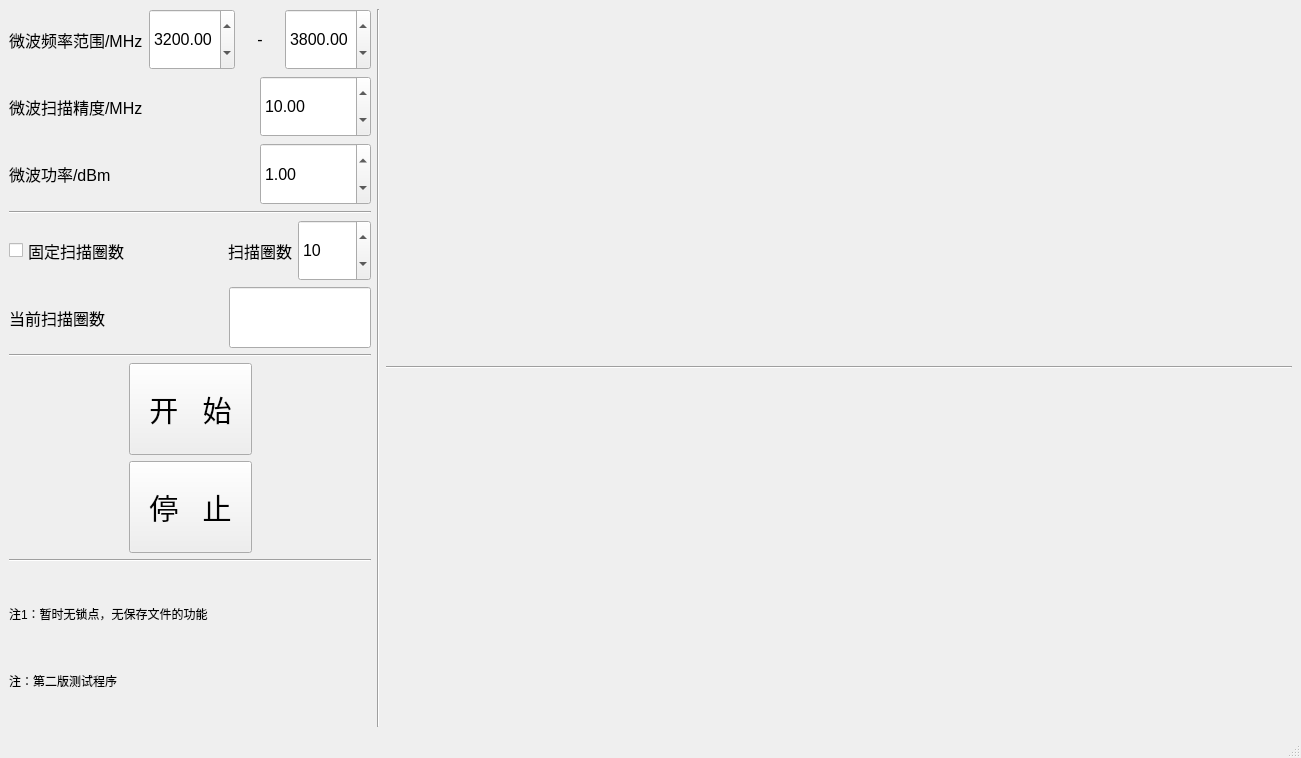
<?xml version="1.0" encoding="UTF-8"?>
<ui version="4.0">
 <class>MainWindow</class>
 <widget class="QMainWindow" name="MainWindow">
  <property name="geometry">
   <rect>
    <x>0</x>
    <y>0</y>
    <width>1301</width>
    <height>758</height>
   </rect>
  </property>
  <property name="windowTitle">
   <string>ODMR-AWG-Task-mode-test1</string>
  </property>
  <widget class="QWidget" name="centralwidget">
   <layout class="QHBoxLayout" name="horizontalLayout_10">
    <item>
     <layout class="QHBoxLayout" name="horizontalLayout_9" stretch="2,1,5">
      <item>
       <layout class="QVBoxLayout" name="verticalLayout_2" stretch="2,2,2,1,2,2,1,3,3,1,1,1,1,1,1">
        <item>
         <layout class="QHBoxLayout" name="horizontalLayout" stretch="3,2,1,2">
          <item>
           <widget class="QLabel" name="label">
            <property name="sizePolicy">
             <sizepolicy hsizetype="Minimum" vsizetype="Minimum">
              <horstretch>0</horstretch>
              <verstretch>0</verstretch>
             </sizepolicy>
            </property>
            <property name="font">
             <font>
              <family>Arial</family>
              <pointsize>12</pointsize>
             </font>
            </property>
            <property name="text">
             <string>微波频率范围/MHz</string>
            </property>
           </widget>
          </item>
          <item>
           <widget class="QDoubleSpinBox" name="doubleSpinBox">
            <property name="sizePolicy">
             <sizepolicy hsizetype="Minimum" vsizetype="Minimum">
              <horstretch>0</horstretch>
              <verstretch>0</verstretch>
             </sizepolicy>
            </property>
            <property name="font">
             <font>
              <family>Arial</family>
              <pointsize>12</pointsize>
             </font>
            </property>
            <property name="decimals">
             <number>2</number>
            </property>
            <property name="minimum">
             <double>1.000000000000000</double>
            </property>
            <property name="maximum">
             <double>6000.000000000000000</double>
            </property>
            <property name="singleStep">
             <double>100.000000000000000</double>
            </property>
            <property name="value">
             <double>3200.000000000000000</double>
            </property>
           </widget>
          </item>
          <item>
           <widget class="QLabel" name="label_3">
            <property name="sizePolicy">
             <sizepolicy hsizetype="Preferred" vsizetype="Fixed">
              <horstretch>0</horstretch>
              <verstretch>0</verstretch>
             </sizepolicy>
            </property>
            <property name="font">
             <font>
              <family>Arial</family>
              <pointsize>12</pointsize>
             </font>
            </property>
            <property name="text">
             <string>-</string>
            </property>
            <property name="alignment">
             <set>Qt::AlignCenter</set>
            </property>
           </widget>
          </item>
          <item>
           <widget class="QDoubleSpinBox" name="doubleSpinBox_2">
            <property name="sizePolicy">
             <sizepolicy hsizetype="Minimum" vsizetype="Minimum">
              <horstretch>0</horstretch>
              <verstretch>0</verstretch>
             </sizepolicy>
            </property>
            <property name="font">
             <font>
              <family>Arial</family>
              <pointsize>12</pointsize>
             </font>
            </property>
            <property name="decimals">
             <number>2</number>
            </property>
            <property name="minimum">
             <double>1.000000000000000</double>
            </property>
            <property name="maximum">
             <double>6000.000000000000000</double>
            </property>
            <property name="singleStep">
             <double>100.000000000000000</double>
            </property>
            <property name="value">
             <double>3800.000000000000000</double>
            </property>
           </widget>
          </item>
         </layout>
        </item>
        <item>
         <layout class="QHBoxLayout" name="horizontalLayout_2" stretch="1,1,1">
          <item>
           <widget class="QLabel" name="label_2">
            <property name="sizePolicy">
             <sizepolicy hsizetype="Minimum" vsizetype="Minimum">
              <horstretch>0</horstretch>
              <verstretch>0</verstretch>
             </sizepolicy>
            </property>
            <property name="font">
             <font>
              <family>Arial</family>
              <pointsize>12</pointsize>
             </font>
            </property>
            <property name="text">
             <string>微波扫描精度/MHz</string>
            </property>
           </widget>
          </item>
          <item>
           <spacer name="horizontalSpacer_9">
            <property name="orientation">
             <enum>Qt::Horizontal</enum>
            </property>
            <property name="sizeHint" stdset="0">
             <size>
              <width>40</width>
              <height>20</height>
             </size>
            </property>
           </spacer>
          </item>
          <item>
           <widget class="QDoubleSpinBox" name="doubleSpinBox_3">
            <property name="sizePolicy">
             <sizepolicy hsizetype="Minimum" vsizetype="Minimum">
              <horstretch>0</horstretch>
              <verstretch>0</verstretch>
             </sizepolicy>
            </property>
            <property name="font">
             <font>
              <family>Arial</family>
              <pointsize>12</pointsize>
             </font>
            </property>
            <property name="decimals">
             <number>2</number>
            </property>
            <property name="maximum">
             <double>20.000000000000000</double>
            </property>
            <property name="value">
             <double>10.000000000000000</double>
            </property>
           </widget>
          </item>
         </layout>
        </item>
        <item>
         <layout class="QHBoxLayout" name="horizontalLayout_3" stretch="1,1,1">
          <item>
           <widget class="QLabel" name="label_4">
            <property name="sizePolicy">
             <sizepolicy hsizetype="Minimum" vsizetype="Minimum">
              <horstretch>0</horstretch>
              <verstretch>0</verstretch>
             </sizepolicy>
            </property>
            <property name="font">
             <font>
              <family>Arial</family>
              <pointsize>12</pointsize>
             </font>
            </property>
            <property name="text">
             <string>微波功率/dBm       </string>
            </property>
           </widget>
          </item>
          <item>
           <spacer name="horizontalSpacer_10">
            <property name="orientation">
             <enum>Qt::Horizontal</enum>
            </property>
            <property name="sizeHint" stdset="0">
             <size>
              <width>40</width>
              <height>20</height>
             </size>
            </property>
           </spacer>
          </item>
          <item>
           <widget class="QDoubleSpinBox" name="doubleSpinBox_4">
            <property name="sizePolicy">
             <sizepolicy hsizetype="Minimum" vsizetype="Minimum">
              <horstretch>0</horstretch>
              <verstretch>0</verstretch>
             </sizepolicy>
            </property>
            <property name="font">
             <font>
              <family>Arial</family>
              <pointsize>12</pointsize>
             </font>
            </property>
            <property name="minimum">
             <double>-60.000000000000000</double>
            </property>
            <property name="maximum">
             <double>10.000000000000000</double>
            </property>
            <property name="value">
             <double>1.000000000000000</double>
            </property>
           </widget>
          </item>
         </layout>
        </item>
        <item>
         <widget class="Line" name="line">
          <property name="orientation">
           <enum>Qt::Horizontal</enum>
          </property>
         </widget>
        </item>
        <item>
         <layout class="QHBoxLayout" name="horizontalLayout_5">
          <item>
           <widget class="QCheckBox" name="checkBox">
            <property name="sizePolicy">
             <sizepolicy hsizetype="Minimum" vsizetype="Minimum">
              <horstretch>0</horstretch>
              <verstretch>0</verstretch>
             </sizepolicy>
            </property>
            <property name="font">
             <font>
              <family>Arial</family>
              <pointsize>12</pointsize>
             </font>
            </property>
            <property name="text">
             <string>固定扫描圈数</string>
            </property>
           </widget>
          </item>
          <item>
           <spacer name="horizontalSpacer_2">
            <property name="sizePolicy">
             <sizepolicy hsizetype="Minimum" vsizetype="Minimum">
              <horstretch>0</horstretch>
              <verstretch>0</verstretch>
             </sizepolicy>
            </property>
            <property name="font">
             <font>
              <family>Arial</family>
              <pointsize>12</pointsize>
             </font>
            </property>
            <property name="orientation">
             <enum>Qt::Horizontal</enum>
            </property>
            <property name="sizeHint" stdset="0">
             <size>
              <width>40</width>
              <height>20</height>
             </size>
            </property>
           </spacer>
          </item>
          <item>
           <widget class="QLabel" name="label_5">
            <property name="sizePolicy">
             <sizepolicy hsizetype="Minimum" vsizetype="Minimum">
              <horstretch>0</horstretch>
              <verstretch>0</verstretch>
             </sizepolicy>
            </property>
            <property name="font">
             <font>
              <family>Arial</family>
              <pointsize>12</pointsize>
             </font>
            </property>
            <property name="text">
             <string>扫描圈数</string>
            </property>
           </widget>
          </item>
          <item>
           <widget class="QSpinBox" name="spinBox">
            <property name="sizePolicy">
             <sizepolicy hsizetype="Minimum" vsizetype="Minimum">
              <horstretch>0</horstretch>
              <verstretch>0</verstretch>
             </sizepolicy>
            </property>
            <property name="font">
             <font>
              <family>Arial</family>
              <pointsize>12</pointsize>
             </font>
            </property>
            <property name="minimum">
             <number>1</number>
            </property>
            <property name="maximum">
             <number>10000</number>
            </property>
            <property name="value">
             <number>10</number>
            </property>
           </widget>
          </item>
         </layout>
        </item>
        <item>
         <layout class="QHBoxLayout" name="horizontalLayout_6">
          <item>
           <widget class="QLabel" name="label_6">
            <property name="sizePolicy">
             <sizepolicy hsizetype="Minimum" vsizetype="Minimum">
              <horstretch>0</horstretch>
              <verstretch>0</verstretch>
             </sizepolicy>
            </property>
            <property name="font">
             <font>
              <family>Arial</family>
              <pointsize>12</pointsize>
             </font>
            </property>
            <property name="text">
             <string>当前扫描圈数</string>
            </property>
           </widget>
          </item>
          <item>
           <spacer name="horizontalSpacer_4">
            <property name="orientation">
             <enum>Qt::Horizontal</enum>
            </property>
            <property name="sizeHint" stdset="0">
             <size>
              <width>40</width>
              <height>20</height>
             </size>
            </property>
           </spacer>
          </item>
          <item>
           <widget class="QLineEdit" name="lineEdit">
            <property name="sizePolicy">
             <sizepolicy hsizetype="Minimum" vsizetype="Minimum">
              <horstretch>0</horstretch>
              <verstretch>0</verstretch>
             </sizepolicy>
            </property>
            <property name="font">
             <font>
              <family>Arial</family>
              <pointsize>12</pointsize>
             </font>
            </property>
           </widget>
          </item>
         </layout>
        </item>
        <item>
         <widget class="Line" name="line_2">
          <property name="orientation">
           <enum>Qt::Horizontal</enum>
          </property>
         </widget>
        </item>
        <item>
         <layout class="QHBoxLayout" name="horizontalLayout_4">
          <item>
           <spacer name="horizontalSpacer">
            <property name="orientation">
             <enum>Qt::Horizontal</enum>
            </property>
            <property name="sizeHint" stdset="0">
             <size>
              <width>40</width>
              <height>20</height>
             </size>
            </property>
           </spacer>
          </item>
          <item>
           <widget class="QPushButton" name="pushButton">
            <property name="sizePolicy">
             <sizepolicy hsizetype="Fixed" vsizetype="Minimum">
              <horstretch>22</horstretch>
              <verstretch>0</verstretch>
             </sizepolicy>
            </property>
            <property name="font">
             <font>
              <family>Arial</family>
              <pointsize>22</pointsize>
             </font>
            </property>
            <property name="text">
             <string>  开   始  </string>
            </property>
           </widget>
          </item>
          <item>
           <spacer name="horizontalSpacer_3">
            <property name="orientation">
             <enum>Qt::Horizontal</enum>
            </property>
            <property name="sizeHint" stdset="0">
             <size>
              <width>40</width>
              <height>20</height>
             </size>
            </property>
           </spacer>
          </item>
         </layout>
        </item>
        <item>
         <layout class="QHBoxLayout" name="horizontalLayout_7">
          <item>
           <spacer name="horizontalSpacer_5">
            <property name="orientation">
             <enum>Qt::Horizontal</enum>
            </property>
            <property name="sizeHint" stdset="0">
             <size>
              <width>40</width>
              <height>20</height>
             </size>
            </property>
           </spacer>
          </item>
          <item>
           <widget class="QPushButton" name="pushButton_2">
            <property name="sizePolicy">
             <sizepolicy hsizetype="Fixed" vsizetype="Minimum">
              <horstretch>22</horstretch>
              <verstretch>0</verstretch>
             </sizepolicy>
            </property>
            <property name="font">
             <font>
              <family>Arial</family>
              <pointsize>22</pointsize>
             </font>
            </property>
            <property name="text">
             <string>  停   止  </string>
            </property>
           </widget>
          </item>
          <item>
           <spacer name="horizontalSpacer_6">
            <property name="orientation">
             <enum>Qt::Horizontal</enum>
            </property>
            <property name="sizeHint" stdset="0">
             <size>
              <width>40</width>
              <height>20</height>
             </size>
            </property>
           </spacer>
          </item>
         </layout>
        </item>
        <item>
         <widget class="Line" name="line_3">
          <property name="orientation">
           <enum>Qt::Horizontal</enum>
          </property>
         </widget>
        </item>
        <item>
         <spacer name="verticalSpacer_2">
          <property name="orientation">
           <enum>Qt::Vertical</enum>
          </property>
          <property name="sizeHint" stdset="0">
           <size>
            <width>20</width>
            <height>40</height>
           </size>
          </property>
         </spacer>
        </item>
        <item>
         <widget class="QLabel" name="label_8">
          <property name="sizePolicy">
           <sizepolicy hsizetype="Expanding" vsizetype="Expanding">
            <horstretch>0</horstretch>
            <verstretch>0</verstretch>
           </sizepolicy>
          </property>
          <property name="text">
           <string>注1：暂时无锁点，无保存文件的功能</string>
          </property>
          <property name="textFormat">
           <enum>Qt::PlainText</enum>
          </property>
          <property name="scaledContents">
           <bool>false</bool>
          </property>
         </widget>
        </item>
        <item>
         <spacer name="verticalSpacer">
          <property name="orientation">
           <enum>Qt::Vertical</enum>
          </property>
          <property name="sizeHint" stdset="0">
           <size>
            <width>20</width>
            <height>40</height>
           </size>
          </property>
         </spacer>
        </item>
        <item>
         <widget class="QLabel" name="label_9">
          <property name="sizePolicy">
           <sizepolicy hsizetype="Expanding" vsizetype="Expanding">
            <horstretch>0</horstretch>
            <verstretch>0</verstretch>
           </sizepolicy>
          </property>
          <property name="text">
           <string>注：第二版测试程序</string>
          </property>
          <property name="textFormat">
           <enum>Qt::PlainText</enum>
          </property>
          <property name="scaledContents">
           <bool>false</bool>
          </property>
         </widget>
        </item>
        <item>
         <spacer name="verticalSpacer_3">
          <property name="orientation">
           <enum>Qt::Vertical</enum>
          </property>
          <property name="sizeHint" stdset="0">
           <size>
            <width>20</width>
            <height>40</height>
           </size>
          </property>
         </spacer>
        </item>
       </layout>
      </item>
      <item>
       <widget class="Line" name="line_4">
        <property name="orientation">
         <enum>Qt::Vertical</enum>
        </property>
       </widget>
      </item>
      <item>
       <layout class="QVBoxLayout" name="verticalLayout_7">
        <item>
         <layout class="QVBoxLayout" name="verticalLayout"/>
        </item>
        <item>
         <widget class="Line" name="line_5">
          <property name="orientation">
           <enum>Qt::Horizontal</enum>
          </property>
         </widget>
        </item>
        <item>
         <layout class="QVBoxLayout" name="verticalLayout_6"/>
        </item>
       </layout>
      </item>
     </layout>
    </item>
   </layout>
  </widget>
  <widget class="QStatusBar" name="statusbar"/>
  <action name="actionFrequency">
   <property name="text">
    <string>Frequency</string>
   </property>
  </action>
  <action name="actionRabi">
   <property name="text">
    <string>Rabi</string>
   </property>
  </action>
  <action name="actionT1">
   <property name="text">
    <string>T1</string>
   </property>
  </action>
  <action name="actionHahn_echo">
   <property name="text">
    <string>Hahn_echo</string>
   </property>
  </action>
  <action name="actionRamsey">
   <property name="text">
    <string>Ramsey</string>
   </property>
  </action>
  <action name="actionExit">
   <property name="text">
    <string>Exit</string>
   </property>
  </action>
 </widget>
 <resources/>
 <connections>
  <connection>
   <sender>actionExit</sender>
   <signal>triggered(bool)</signal>
   <receiver>MainWindow</receiver>
   <slot>close()</slot>
   <hints>
    <hint type="sourcelabel">
     <x>-1</x>
     <y>-1</y>
    </hint>
    <hint type="destinationlabel">
     <x>618</x>
     <y>352</y>
    </hint>
   </hints>
  </connection>
 </connections>
</ui>
